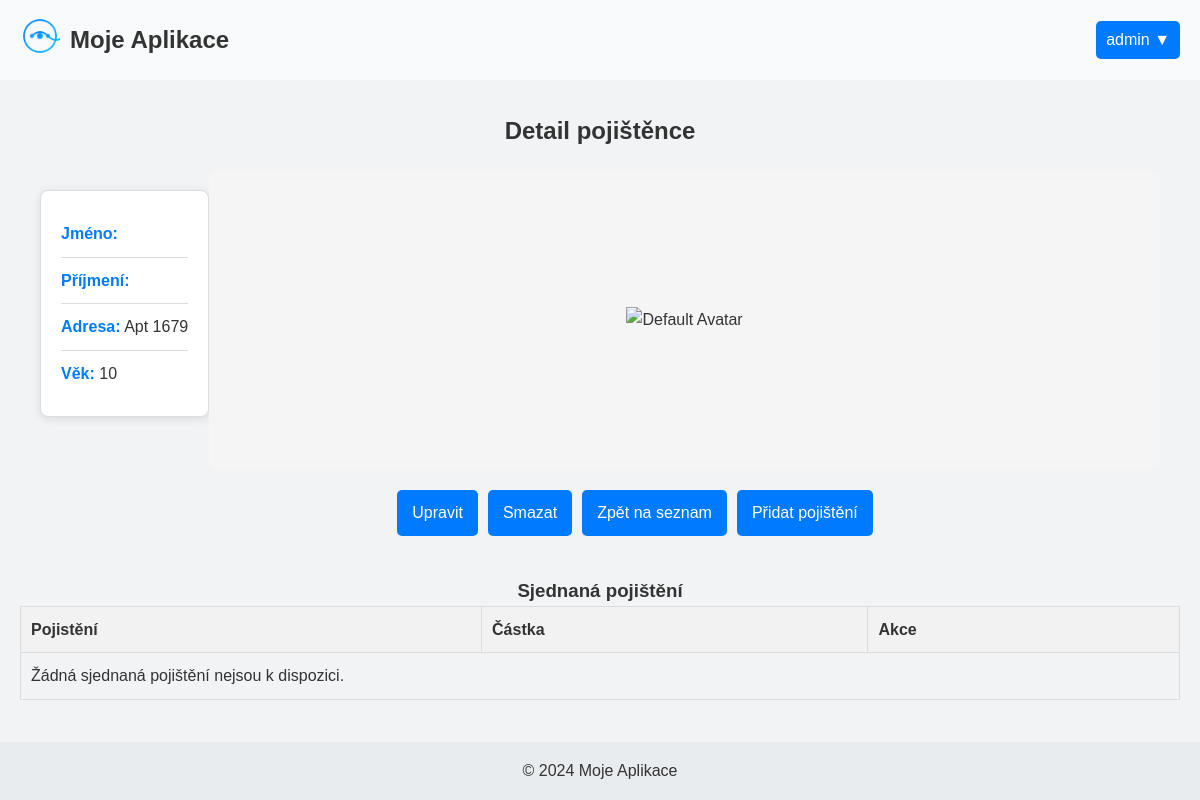
Page /pojistenci/detail/pojistenec/143/ (signed in) on the committed database.
### NovyProjekt/models.py (models this page shows, shortened)
class Uzivatel(AbstractBaseUser, PermissionsMixin):
    ROLE_CHOICES = [
        ('admin', 'Admin'),
        ('agent', 'Agent'),
        ('pojistenec', 'Pojištěnec'),
    ]
    first_name = models.CharField(max_length=50)
    last_name = models.CharField(max_length=50)
    adresa = models.CharField(max_length=255, blank=True, null=True)
    vek = models.IntegerField(null=True)
    email = models.EmailField(max_length=300, unique=True)
    role = models.CharField(max_length=20, choices=ROLE_CHOICES, default='pojistenec')
    is_admin = models.BooleanField(default=False)
    is_superuser = models.BooleanField(default=False)
    is_active = models.BooleanField(default=True)
    last_login = models.DateTimeField(default=timezone.now)
    date_joined = models.DateTimeField(default=timezone.now)
    foto = models.ImageField(upload_to='images/', blank=True, null=True)
    objects = UzivatelManager()
    USERNAME_FIELD = 'email'
    REQUIRED_FIELDS = ['first_name', 'last_name']

### NovyProjekt/views.py (the view)
# urls.py: path('pojistenci/detail/pojistenec/<int:pk>/', views.detail_pojistence, name='detail_pojistence'),
@login_required
def detail_pojistence(request, pk):
    pojistenec = get_object_or_404(Uzivatel, pk=pk)
    pojisteni = pojistenec.pojisteni.all()
    return render(request, 'pojistenci/detail_pojistence.html', {
        'pojistenec': pojistenec,
        'pojisteni': pojisteni,
        'uzivatel': request.user
    })

### NovyProjekt/templates/pojistenci/detail_pojistence.html (shortened to what this page needs)
{% extends 'index.html' %}
{% load static %}
{% block extra_styles %}
    <link rel="stylesheet" href="{% static 'css/detail.css' %}">
{% endblock %}
{% block content %}
    <div class="detail-header">
        <h2 class="detail-title">Detail pojištěnce</h2>
    </div>
    <div class="container-detail">
        <div class="detail-information">
            <div class="detail-info-wrapper">
                <ul>
                    <li><strong>Jméno:</strong> {{ pojistenec.jmeno }}</li>
                    <li><strong>Příjmení:</strong> {{ pojistenec.prijmeni }}</li>
                    <li><strong>Adresa:</strong> {{ pojistenec.adresa }}</li>
                    <li><strong>Věk:</strong> {{ pojistenec.vek }}</li>
                </ul>
            </div>
        </div>
        {% if pojistenec.foto %}
                <div class="detail-fotografie">
                    <img src="{{ pojistenec.foto.url }}" alt="Avatar uživatele">
                </div>
            {% else %}
                <div class="no-fotografie">
                    <img src="/media/images/avatar.png" alt="Default Avatar">
                </div>
            {% endif %}
        <div class="detail-actions">
            <a href="{% url 'upravit_pojistence' pk=pojistenec.pk %}">Upravit</a>
            <a href="{% url 'smazat_pojistence' pk=pojistenec.pk %}">Smazat</a>
            <a href="{% url 'seznam_pojistencu' %}" class="btn-detail">Zpět na seznam</a>
            <a href="{% url 'pridat_pojisteni' pk=pojistenec.pk %}" class="btn-detail">Přidat pojištění</a>
        </div>
    </div>
        <div class="sjednana-pojisteni">
            <h3>Sjednaná pojištění</h3>
            <table>
                <thead>
                    <tr>
                        <th>Pojistění</th>
                        <th>Částka</th>
                        <th>Akce</th>
                    </tr>
                </thead>
                <tbody>
                    {% for pojisteni in pojistenec.pojisteni.all %}
                        <tr>
                            <td>{{ pojisteni.typ_pojisteni }}</td>
                            <td>{{ pojisteni.castka }}</td>
                            <td>
                                <a href="{% url 'detail_pojisteni' pk=pojisteni.pk %}">Detail</a> |
                                <a href="{% url 'upravit_pojisteni' pk=pojisteni.pk %}">Upravit</a> |
                                <a href="{% url 'smazat_pojisteni' pk=pojisteni.pk %}">Odstranit</a>
                            </td>
                        </tr>
                    {% empty %}
                        <tr>
                            <td colspan="3">Žádná sjednaná pojištění nejsou k dispozici.</td>
                        </tr>
                    {% endfor %}
                </tbody>
            </table>
        </div>
    </div>
{% endblock %}

### NovyProjekt/templates/index.html (shortened to what this page needs)
<!DOCTYPE html>
<html lang="cs">
<head>
    {% load static %}
    <link rel="stylesheet" href="{% static 'css/index.css' %}">
    {% block extra_styles %}{% endblock %}
</head>
<body>
    <header>
        <div class="container">
            <div class="header-content">
                <div class="logo">
                    <a href="{% url 'index' %}">
                        <img src="{% static 'images/image.png' %}" alt="Logo" class="logo-img">
                    </a>
                    <span>Moje Aplikace</span>
                </div>
                <div class="dropdown">
                    <button class="dropbtn">
                        {% if user.is_authenticated %}
                            {{ user.first_name }} ▼
                        {% else %}
                            Menu ▼
                        {% endif %}
                    </button>
                </div>
            </div>
        </div>
    </header>
    <main>
        <div class="container">
            {% block content %}{% endblock %}
    </main>
    <footer>
        <div class="container">
            <p>&copy; 2024 Moje Aplikace</p>
        </div>
    </footer>
</body>
</html>

### NovyProjekt/static/css/index.css (style rules this page uses)
* { margin: 0; padding: 0; box-sizing: border-box; }
body { font-family: Arial, sans-serif; line-height: 1.6; color: #333; min-height: 100vh; display: flex; flex-direction: column; }
.container { width: 100%; max-width: 1200px; margin: 0 auto; padding: 0 20px; }
header { background-color: #f8f9fa; padding: 1rem 0; }
.header-content { display: flex; justify-content: space-between; align-items: center; }
.logo { display: flex; justify-content: flex-start; align-items: center ; }
.logo img { width: 40px; height: 40px; margin-right: 10px; }
.logo span { font-size: 1.5rem; font-weight: bold; }
.dropdown { position: relative; display: inline-block; }
.dropbtn { background-color: #007bff; color: white; padding: 10px; font-size: 16px; border: none; border-radius: 5px; cursor: pointer; }
main { flex-grow: 1; padding: 2rem 0; background-color: #f1f3f5; }
footer { background-color: #e9ecef; padding: 1rem 0; text-align: center; }

### NovyProjekt/static/css/detail.css (style rules this page uses)
.container-detail { display: flex; align-items: flex-start; justify-content: center; flex-wrap: wrap; padding: 20px; margin: 0 auto; }
.detail-info-wrapper { width: 100%; display: flex; align-items: center; justify-content: center; }
.detail-information ul { list-style-type: none; padding: 0; margin: 0; }
.no-fotografie { flex: 1 0 40%; height: 300px; display: flex; align-items: center; justify-content: center; background-color: #f5f5f5; border-radius: 5px; padding: 10px; text-align: center; }
.detail-header { text-align: center; }
.detail-actions { flex: 1 0 100%; display: flex; align-items: center; justify-content: center; margin-top: 20px; padding-left: 60px; }
.detail-actions a { margin-left: 10px; padding: 10px 15px; background-color: #007bff; color: #fff; border-radius: 5px; text-decoration: none; }
.detail-information { display: flex; justify-content: center; margin: 20px auto; padding: 20px; background-color: #ffffff; border-radius: 8px; box-shadow: 0 2px 10px rgba(0, 0, 0, 0.1); border: 1px solid #ddd; }
.detail-info-wrapper { width: 100%; }
.detail-info-wrapper ul { list-style-type: none; padding: 0; margin: 0; }
.detail-info-wrapper li { padding: 10px 0; border-bottom: 1px solid #ddd; }
.detail-info-wrapper li:last-child { border-bottom: none; }
.detail-info-wrapper strong { color: #007bff; }
.sjednana-pojisteni { margin-top: 20px; width: 100%; }
.sjednana-pojisteni h3 { text-align: center; }
.sjednana-pojisteni table { width: 100%; border-collapse: collapse; }
.sjednana-pojisteni th, .sjednana-pojisteni td { border: 1px solid #ddd; padding: 10px; text-align: left; }
.sjednana-pojisteni th { background-color: #f2f2f2; }

### rows in the picture
Uzivatel: first_name "admin"
Uzivatel: adresa "Apt 1679", vek "10"
